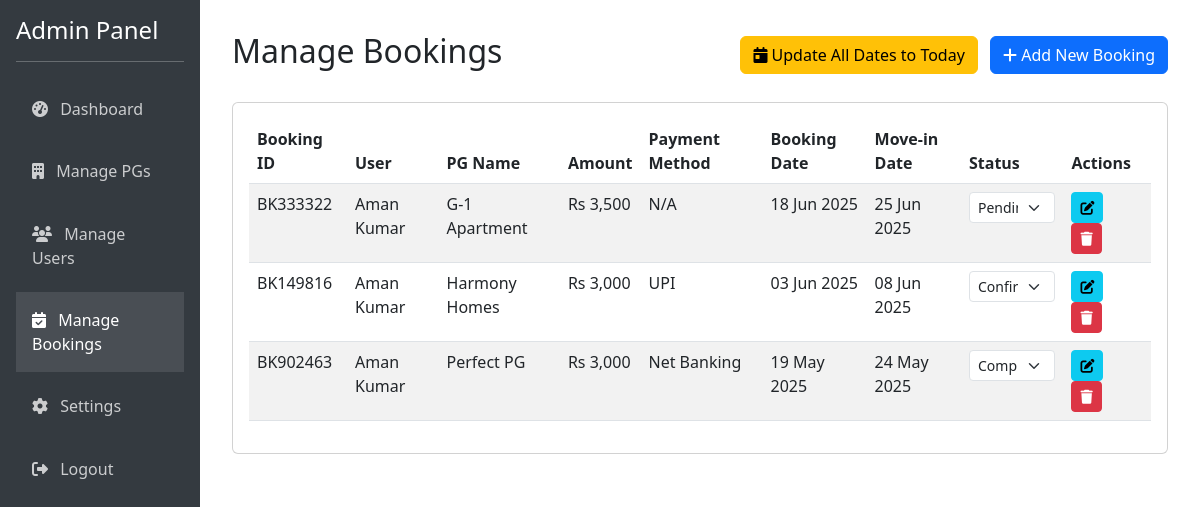
The app's page /admin_bookings.php (signed in) with its own data.
### tables this page shows
CREATE TABLE IF NOT EXISTS `bookings` (
  `id` int NOT NULL AUTO_INCREMENT,
  `booking_id` varchar(20) NOT NULL,
  `user_id` int NOT NULL,
  `pg_name` varchar(100) NOT NULL,
  `address` text NOT NULL,
  `amount` decimal(10,2) NOT NULL,
  `payment_method` varchar(50) NOT NULL,
  `booking_date` date NOT NULL,
  `status` varchar(20) NOT NULL,
  `move_in_date` date DEFAULT NULL,
  `created_at` timestamp NULL DEFAULT CURRENT_TIMESTAMP,
  PRIMARY KEY (`id`),
  KEY `user_id` (`user_id`)
);

CREATE TABLE IF NOT EXISTS `users` (
  `id` int NOT NULL AUTO_INCREMENT,
  `password` varchar(255) NOT NULL,
  `email` varchar(100) NOT NULL,
  `name` varchar(100) NOT NULL,
  `phone` varchar(20) DEFAULT NULL,
  `is_verified` tinyint(1) DEFAULT '0',
  `created_at` datetime DEFAULT CURRENT_TIMESTAMP,
  `profile_photo` varchar(255) DEFAULT NULL,
  PRIMARY KEY (`id`),
  UNIQUE KEY `email` (`email`)
);

### admin_bookings.php (the view, shortened to what this page needs)
<?php
require_once "config.php";
function formatPaymentMethod($method) {
    if (!$method) {
        return 'N/A';
    }
    switch(strtolower($method)) {
        case 'upi':
            return 'UPI';
        case 'netbanking':
            return 'Net Banking';
    }
}
$sql = "SELECT b.*, u.name as username FROM bookings b
        LEFT JOIN users u ON b.user_id = u.id
        ORDER BY b.created_at DESC";
$result = $conn->query($sql);
?>
<!DOCTYPE html>
<html lang="en">
<head>
    <link rel="stylesheet" href="https://cdnjs.cloudflare.com/ajax/libs/bootstrap/5.3.0/css/bootstrap.min.css">
    <link rel="stylesheet" href="https://cdnjs.cloudflare.com/ajax/libs/font-awesome/6.4.0/css/all.min.css">
</head>
<body>
    <div class="container-fluid">
        <div class="row">
            <div class="col-md-3 col-lg-2 px-0 sidebar">
                <div class="p-3">
                    <h4>Admin Panel</h4>
                    <hr>
                    <ul class="nav flex-column">
                        <li class="nav-item">
                            <a class="nav-link" href="admin_dashboard.php">
                                <i class="fas fa-tachometer-alt"></i> Dashboard
                            </a>
                        </li>
                        <li class="nav-item">
                            <a class="nav-link" href="admin_manage_pgs.php">
                                <i class="fas fa-building"></i> Manage PGs
                            </a>
                        </li>
                        <li class="nav-item">
                            <a class="nav-link" href="admin_manage_users.php">
                                <i class="fas fa-users"></i> Manage Users
                            </a>
                        </li>
                        <li class="nav-item">
                            <a class="nav-link active" href="admin_bookings.php">
                                <i class="fas fa-calendar-check"></i> Manage Bookings
                            </a>
                        </li>
                        <li class="nav-item">
                            <a class="nav-link" href="admin_settings.php">
                                <i class="fas fa-cog"></i> Settings
                            </a>
                        </li>
                        <li class="nav-item">
                            <a class="nav-link" href="admin_logout.php">
                                <i class="fas fa-sign-out-alt"></i> Logout
                            </a>
                        </li>
                    </ul>
                </div>
            </div>
            <div class="col-md-9 col-lg-10 main-content">
                <div class="d-flex justify-content-between align-items-center mb-4">
                    <h2>Manage Bookings</h2>
                    <div>
                        <form method="POST" action="admin_update_all_dates.php" class="d-inline me-2">
                            <button type="submit" class="btn btn-warning">
                                <i class="fas fa-calendar-day"></i> Update All Dates to Today
                            </button>
                        </form>
                        <button type="button" class="btn btn-primary" data-bs-toggle="modal" data-bs-target="#addBookingModal">
                            <i class="fas fa-plus"></i> Add New Booking
                        </button>
                    </div>
                </div>
                <div class="card">
                    <div class="card-body">
                        <div class="table-responsive">
                            <table class="table table-striped table-hover">
                                <thead>
                                    <tr>
                                        <th>Booking ID</th>
                                        <th>User</th>
                                        <th>PG Name</th>
                                        <th>Amount</th>
                                        <th>Payment Method</th>
                                        <th>Booking Date</th>
                                        <th>Move-in Date</th>
                                        <th>Status</th>
                                        <th>Actions</th>
                                    </tr>
                                </thead>
                                <tbody>
                                    <?php while($booking = $result->fetch_assoc()) { ?>
                                    <tr>
                                        <td><?php echo htmlspecialchars($booking['booking_id']); ?></td>
                                        <td><?php echo htmlspecialchars($booking['username']); ?></td>
                                        <td><?php echo htmlspecialchars($booking['pg_name']); ?></td>
                                        <td>Rs <?php echo number_format($booking['amount']); ?></td>
                                        <td><?php echo formatPaymentMethod(htmlspecialchars($booking['payment_method'])); ?></td>
                                        <td><?php echo date('d M Y', strtotime($booking['booking_date'])); ?></td>
                                        <td><?php echo date('d M Y', strtotime($booking['move_in_date'])); ?></td>
                                        <td>
                                            <form method="POST" class="d-inline">
                                                <select name="status" class="form-select form-select-sm" onchange="this.form.submit()">
                                                    <option value="Pending" <?php echo $booking['status'] == 'Pending' ? 'selected' : ''; ?>>Pending</option>
                                                    <option value="Confirmed" <?php echo $booking['status'] == 'Confirmed' ? 'selected' : ''; ?>>Confirmed</option>
                                                    <option value="Completed" <?php echo $booking['status'] == 'Completed' ? 'selected' : ''; ?>>Completed</option>
                                                </select>
                                            </form>
                                        </td>
                                        <td class="action-buttons">
                                            <button type="button" class="btn btn-sm btn-info" data-bs-toggle="modal" data-bs-target="#editBookingModal<?php echo $booking['booking_id']; ?>">
                                                <i class="fas fa-edit"></i>
                                            </button>
                                            <form method="POST" class="d-inline" onsubmit="return confirm('Are you sure you want to delete this booking?');">
                                                <button type="submit" name="delete_booking" class="btn btn-sm btn-danger">
                                                    <i class="fas fa-trash"></i>
                                                </button>
                                            </form>
                                        </td>
                                    </tr>
                                    <?php } ?>
                                </tbody>
                            </table>
                        </div>
                    </div>
                </div>
            </div>
        </div>
    </div>
</body>
</html>

### admin_bookings.php (style rules this page uses)
.sidebar { min-height: 100vh; background: #343a40; color: white; }
.sidebar .nav-link { color: rgba(255,255,255,.75); padding: 1rem; margin: 0.2rem 0; }
.sidebar .nav-link.active { color: white; background: rgba(255,255,255,.1); }
.sidebar .nav-link i { margin-right: 0.5rem; }
.main-content { padding: 2rem; }
.action-buttons .btn { margin-right: 0.5rem; }

### records on screen
bookings: booking "BK333322", user.name "Aman Kumar", pg_name "G-1 Apartment", amount "3,500", payment_method "N/A", booking_date "18 Jun 2025", move_in_date "25 Jun 2025", status "Pending"
bookings: booking "BK149816", user.name "Aman Kumar", pg_name "Harmony Homes", amount "3,000", payment_method "UPI", booking_date "03 Jun 2025", move_in_date "08 Jun 2025", status "Confirmed"
bookings: booking "BK902463", user.name "Aman Kumar", pg_name "Perfect PG", amount "3,000", payment_method "Net Banking", booking_date "19 May 2025", move_in_date "24 May 2025", status "Completed"
